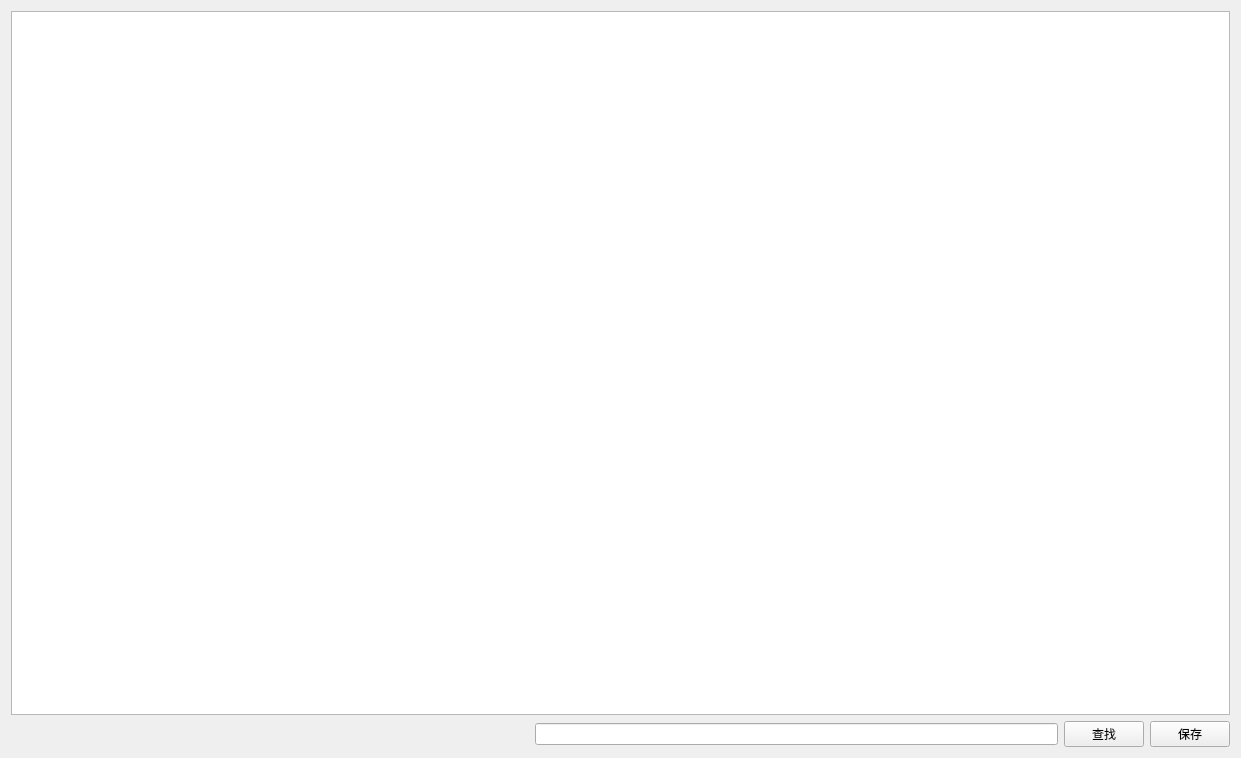
<?xml version="1.0" encoding="UTF-8"?>
<ui version="4.0">
 <class>ScoreWindow</class>
 <widget class="QWidget" name="ScoreWindow">
  <property name="geometry">
   <rect>
    <x>0</x>
    <y>0</y>
    <width>1241</width>
    <height>758</height>
   </rect>
  </property>
  <property name="windowTitle">
   <string>成绩单窗口</string>
  </property>
  <layout class="QVBoxLayout" name="verticalLayout">
   <item>
    <widget class="QTableView" name="scoretableView"/>
   </item>
   <item>
    <layout class="QHBoxLayout" name="horizontalLayout">
     <item>
      <spacer name="horizontalSpacer">
       <property name="orientation">
        <enum>Qt::Horizontal</enum>
       </property>
       <property name="sizeHint" stdset="0">
        <size>
         <width>40</width>
         <height>20</height>
        </size>
       </property>
      </spacer>
     </item>
     <item>
      <widget class="QLineEdit" name="searchlineEdit"/>
     </item>
     <item>
      <widget class="QPushButton" name="searchButton">
       <property name="text">
        <string>查找</string>
       </property>
      </widget>
     </item>
     <item>
      <widget class="QPushButton" name="SaveButton">
       <property name="text">
        <string>保存</string>
       </property>
      </widget>
     </item>
    </layout>
   </item>
  </layout>
 </widget>
 <resources/>
 <connections/>
</ui>
